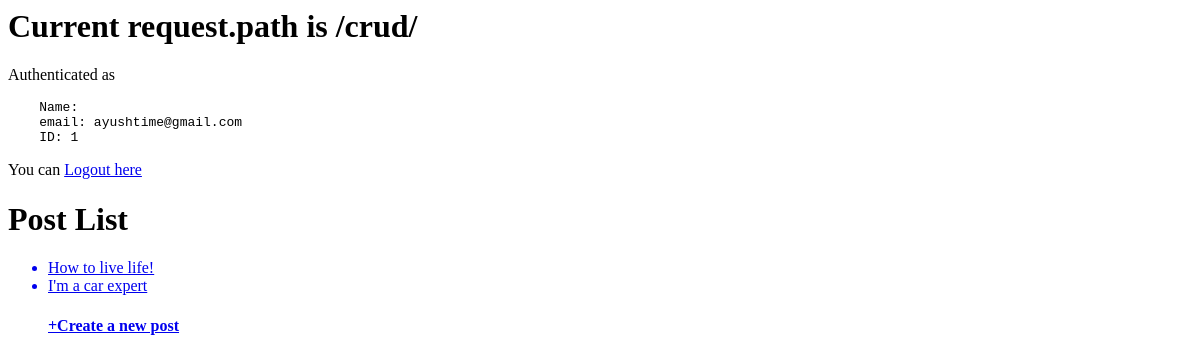
The page /crud/ (signed in) on the database as committed earlier.
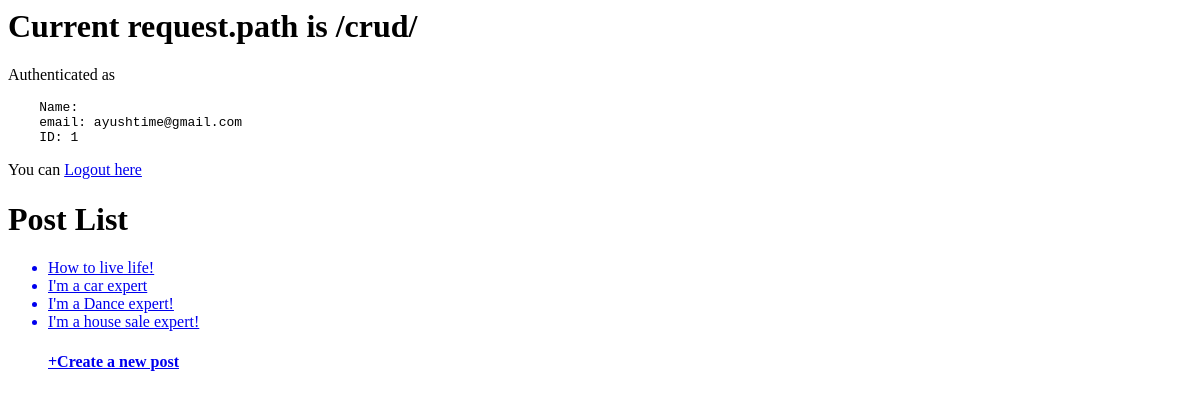
The same page on the database as committed later.
### crud/models.py (models this page shows, shortened)
class Post(models.Model):
    title = models.CharField(max_length=100)
    content = models.TextField(max_length=300)
    author = models.ForeignKey(Mentor, on_delete=models.CASCADE)

### crud/views.py (the view)
# urls.py: path("", HomeListView.as_view(), name="post_home"),
class HomeListView(LoginRequiredMixin, ListView):
    model = Post

### crud/templates/crud/post_list.html
{% extends "crud/main.html" %}
{% block content %}
<h1>Post List</h1>
<ul>
    {% for post in object_list %}
       <a href="{%  url 'crud:post_detail' post.pk %}"> <li>{{ post.title }}</li></a>
    {% endfor %}
    <a href="{% url 'crud:post_create' %}"><h4>+Create a new post</h4></a>
</ul>
{% endblock %}

### crud/templates/crud/main.html
<html>
<head><title>Main</title></head>
<h1>Current request.path is {{ request.path }} </h1>
{% if user.is_authenticated %}
<p>Authenticated as</p>
<pre>
    Name: {{ user.get_full_name }}
    email: {{ user.email }}
    ID: {{ user.id }}
</pre>
<p>You can <a href="{% url 'logout'  %}">Logout here</a></p>
{% else %}
<p>you are not logged in</p>
<p> You can <a href="{% url 'login' %}?next={{ request.path }}">Login here.</a></p>
{% endif %}
{% block content %}
{%  endblock %}
</html>

Rows that differ between the two databases and show on the page:
added Post: title "I'm a Dance expert!"
added Post: title "I'm a house sale expert!"
